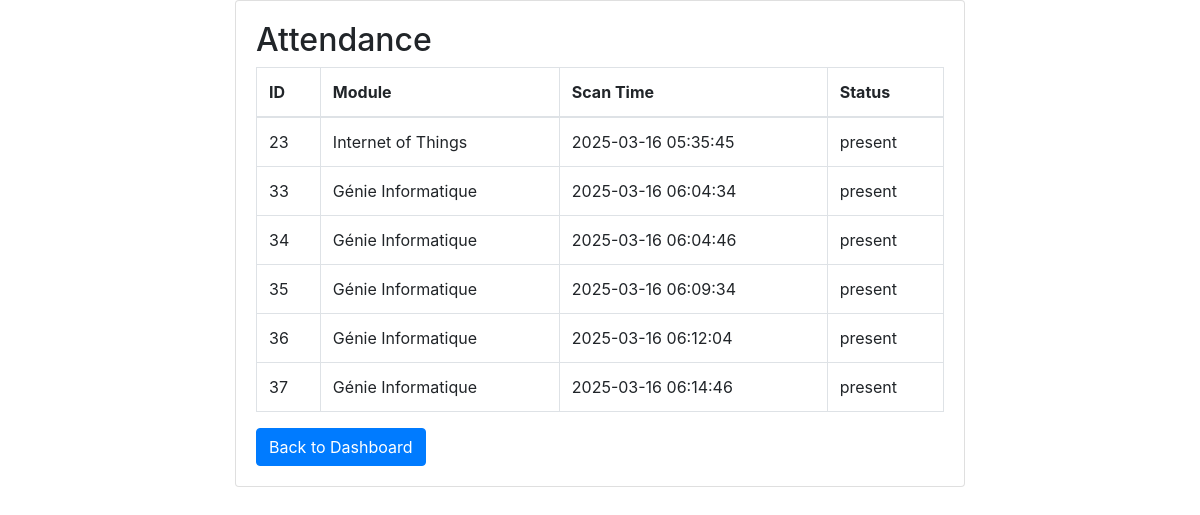
The page /attendance.php (signed in) on the database its author committed.
### tables this page shows
CREATE TABLE `attendance` (
  `id` int(11) NOT NULL AUTO_INCREMENT,
  `student_id` int(11) NOT NULL,
  `module_id` int(11) NOT NULL,
  `scan_time` datetime NOT NULL,
  `teacher_scan_id` int(11) DEFAULT NULL,
  `status` enum('present','absent','late') NOT NULL DEFAULT 'present',
  PRIMARY KEY (`id`),
  KEY `student_id` (`student_id`),
  KEY `module_id` (`module_id`),
  KEY `teacher_scan_id` (`teacher_scan_id`),
  CONSTRAINT `attendance_ibfk_1` FOREIGN KEY (`student_id`) REFERENCES `users` (`id`) ON DELETE CASCADE,
  CONSTRAINT `attendance_ibfk_2` FOREIGN KEY (`module_id`) REFERENCES `modules` (`id`) ON DELETE CASCADE,
  CONSTRAINT `attendance_ibfk_3` FOREIGN KEY (`teacher_scan_id`) REFERENCES `teacher_scans` (`id`) ON DELETE CASCADE
);

CREATE TABLE `modules` (
  `id` int(11) NOT NULL AUTO_INCREMENT,
  `name` varchar(100) NOT NULL,
  `semester` varchar(10) DEFAULT NULL,
  `code` varchar(50) DEFAULT NULL,
  `description` text DEFAULT NULL,
  PRIMARY KEY (`id`)
);

### attendance.php (the view, shortened to what this page needs)
<?php
require_once "config.php";
$attendance = [];
if ($_SESSION["role"] == "student") {
    $sql = "SELECT a.id, m.name as module_name, a.scan_time, a.status
            FROM attendance a
            JOIN modules m ON a.module_id = m.id
            WHERE a.student_id = ?";
    if ($stmt = $link->prepare($sql)) {
        $stmt->bind_param("i", $param_student_id);
        if ($stmt->execute()) {
            $result = $stmt->get_result();
            while ($row = $result->fetch_assoc()) {
                $attendance[] = $row;
            }
        }
    }
}
?>
<!DOCTYPE html>
<html lang="en">
<head>
    <link rel="stylesheet" href="https://stackpath.bootstrapcdn.com/bootstrap/4.5.2/css/bootstrap.min.css">
</head>
<body>
    <div class="container">
        <div class="row justify-content-center">
            <div class="col-md-8">
                <div class="card">
                    <div class="card-body">
                        <h2>Attendance</h2>
                        <table class="table table-bordered">
                            <thead>
                                <tr>
                                    <th>ID</th>
                                    <th>Module</th>
                                    <th>Scan Time</th>
                                    <th>Status</th>
                                </tr>
                            </thead>
                            <tbody>
                                <?php foreach ($attendance as $record): ?>
                                    <tr>
                                        <td><?php echo $record["id"]; ?></td>
                                        <td><?php echo $record["module_name"]; ?></td>
                                        <td><?php echo $record["scan_time"]; ?></td>
                                        <td><?php echo $record["status"]; ?></td>
                                    </tr>
                                <?php endforeach; ?>
                            </tbody>
                        </table>
                        <a href="dashboard.php" class="btn btn-primary">Back to Dashboard</a>
                    </div>
                </div>
            </div>
        </div>
    </div>
</body>
</html>

### rows shown on the page
attendance: id "23", module.name "Internet of Things", scan_time "2025-03-16 05:35:45", status "present"
attendance: id "33", module.name "Génie Informatique", scan_time "2025-03-16 06:04:34", status "present"
attendance: id "34", module.name "Génie Informatique", scan_time "2025-03-16 06:04:46", status "present"
attendance: id "35", module.name "Génie Informatique", scan_time "2025-03-16 06:09:34", status "present"
attendance: id "36", module.name "Génie Informatique", scan_time "2025-03-16 06:12:04", status "present"
attendance: id "37", module.name "Génie Informatique", scan_time "2025-03-16 06:14:46", status "present"
